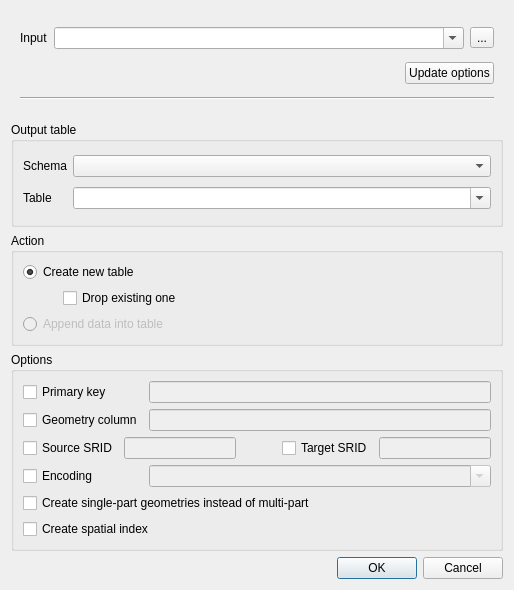
<?xml version="1.0" encoding="UTF-8"?>
<ui version="4.0">
 <class>DbManagerDlgImportVector</class>
 <widget class="QDialog" name="DbManagerDlgImportVector">
  <property name="geometry">
   <rect>
    <x>0</x>
    <y>0</y>
    <width>514</width>
    <height>590</height>
   </rect>
  </property>
  <property name="windowTitle">
   <string>Import vector layer</string>
  </property>
  <layout class="QVBoxLayout" name="verticalLayout">
   <item>
    <widget class="QWidget" name="wdgInput" native="true">
     <layout class="QGridLayout" name="gridLayout_3">
      <item row="0" column="0">
       <widget class="QLabel" name="label_5">
        <property name="sizePolicy">
         <sizepolicy hsizetype="Fixed" vsizetype="Preferred">
          <horstretch>0</horstretch>
          <verstretch>0</verstretch>
         </sizepolicy>
        </property>
        <property name="text">
         <string>Input</string>
        </property>
       </widget>
      </item>
      <item row="0" column="3">
       <widget class="QToolButton" name="btnChooseInputFile">
        <property name="text">
         <string>...</string>
        </property>
       </widget>
      </item>
      <item row="2" column="0" colspan="4">
       <widget class="Line" name="line">
        <property name="orientation">
         <enum>Qt::Horizontal</enum>
        </property>
       </widget>
      </item>
      <item row="0" column="1" colspan="2">
       <widget class="QComboBox" name="cboInputLayer">
        <property name="sizePolicy">
         <sizepolicy hsizetype="Expanding" vsizetype="Fixed">
          <horstretch>0</horstretch>
          <verstretch>0</verstretch>
         </sizepolicy>
        </property>
        <property name="editable">
         <bool>true</bool>
        </property>
        <property name="insertPolicy">
         <enum>QComboBox::NoInsert</enum>
        </property>
       </widget>
      </item>
      <item row="1" column="0" colspan="4">
       <layout class="QHBoxLayout" name="horizontalLayout_2">
        <item>
         <spacer name="horizontalSpacer">
          <property name="orientation">
           <enum>Qt::Horizontal</enum>
          </property>
          <property name="sizeHint" stdset="0">
           <size>
            <width>40</width>
            <height>20</height>
           </size>
          </property>
         </spacer>
        </item>
        <item>
         <widget class="QPushButton" name="btnUpdateInputLayer">
          <property name="text">
           <string>Update options</string>
          </property>
         </widget>
        </item>
       </layout>
      </item>
     </layout>
    </widget>
   </item>
   <item>
    <widget class="QGroupBox" name="groupBox_3">
     <property name="title">
      <string>Output table</string>
     </property>
     <layout class="QGridLayout" name="gridLayout_2">
      <item row="0" column="0">
       <widget class="QLabel" name="label_2">
        <property name="text">
         <string>Schema</string>
        </property>
       </widget>
      </item>
      <item row="0" column="1">
       <widget class="QComboBox" name="cboSchema">
        <property name="sizePolicy">
         <sizepolicy hsizetype="Expanding" vsizetype="Fixed">
          <horstretch>0</horstretch>
          <verstretch>0</verstretch>
         </sizepolicy>
        </property>
       </widget>
      </item>
      <item row="1" column="0">
       <widget class="QLabel" name="label_3">
        <property name="text">
         <string>Table</string>
        </property>
       </widget>
      </item>
      <item row="1" column="1">
       <widget class="QComboBox" name="cboTable">
        <property name="sizePolicy">
         <sizepolicy hsizetype="Expanding" vsizetype="Fixed">
          <horstretch>0</horstretch>
          <verstretch>0</verstretch>
         </sizepolicy>
        </property>
        <property name="editable">
         <bool>true</bool>
        </property>
        <property name="insertPolicy">
         <enum>QComboBox::NoInsert</enum>
        </property>
       </widget>
      </item>
     </layout>
     <zorder>cboTable</zorder>
     <zorder>label_2</zorder>
     <zorder>cboSchema</zorder>
     <zorder>label_3</zorder>
    </widget>
   </item>
   <item>
    <widget class="QGroupBox" name="groupBox">
     <property name="title">
      <string>Action</string>
     </property>
     <layout class="QVBoxLayout">
      <item>
       <widget class="QRadioButton" name="radCreate">
        <property name="text">
         <string>Create new table</string>
        </property>
        <property name="checked">
         <bool>true</bool>
        </property>
       </widget>
      </item>
      <item>
       <layout class="QHBoxLayout">
        <item>
         <spacer>
          <property name="orientation">
           <enum>Qt::Horizontal</enum>
          </property>
          <property name="sizeType">
           <enum>QSizePolicy::Fixed</enum>
          </property>
          <property name="sizeHint" stdset="0">
           <size>
            <width>40</width>
            <height>20</height>
           </size>
          </property>
         </spacer>
        </item>
        <item>
         <widget class="QCheckBox" name="chkDropTable">
          <property name="text">
           <string>Drop existing one</string>
          </property>
         </widget>
        </item>
       </layout>
      </item>
      <item>
       <widget class="QRadioButton" name="radAppend">
        <property name="enabled">
         <bool>false</bool>
        </property>
        <property name="text">
         <string>Append data into table</string>
        </property>
       </widget>
      </item>
     </layout>
    </widget>
   </item>
   <item>
    <widget class="QGroupBox" name="groupBox_2">
     <property name="title">
      <string>Options</string>
     </property>
     <layout class="QGridLayout" name="gridLayout">
      <item row="0" column="0">
       <widget class="QCheckBox" name="chkPrimaryKey">
        <property name="text">
         <string>Primary key</string>
        </property>
       </widget>
      </item>
      <item row="0" column="1">
       <widget class="QLineEdit" name="editPrimaryKey">
        <property name="enabled">
         <bool>false</bool>
        </property>
       </widget>
      </item>
      <item row="1" column="0">
       <widget class="QCheckBox" name="chkGeomColumn">
        <property name="text">
         <string>Geometry column</string>
        </property>
       </widget>
      </item>
      <item row="1" column="1">
       <widget class="QLineEdit" name="editGeomColumn">
        <property name="enabled">
         <bool>false</bool>
        </property>
       </widget>
      </item>
      <item row="2" column="0" colspan="2">
       <layout class="QHBoxLayout" name="horizontalLayout">
        <item>
         <widget class="QCheckBox" name="chkSourceSrid">
          <property name="text">
           <string>Source SRID</string>
          </property>
         </widget>
        </item>
        <item>
         <widget class="QLineEdit" name="editSourceSrid">
          <property name="enabled">
           <bool>false</bool>
          </property>
         </widget>
        </item>
        <item>
         <spacer name="spacer">
          <property name="orientation">
           <enum>Qt::Horizontal</enum>
          </property>
          <property name="sizeType">
           <enum>QSizePolicy::Fixed</enum>
          </property>
          <property name="sizeHint" stdset="0">
           <size>
            <width>40</width>
            <height>20</height>
           </size>
          </property>
         </spacer>
        </item>
        <item>
         <widget class="QCheckBox" name="chkTargetSrid">
          <property name="text">
           <string>Target SRID</string>
          </property>
         </widget>
        </item>
        <item>
         <widget class="QLineEdit" name="editTargetSrid">
          <property name="enabled">
           <bool>false</bool>
          </property>
         </widget>
        </item>
       </layout>
      </item>
      <item row="3" column="0">
       <widget class="QCheckBox" name="chkEncoding">
        <property name="text">
         <string>Encoding</string>
        </property>
       </widget>
      </item>
      <item row="3" column="1">
       <widget class="QComboBox" name="cboEncoding">
        <property name="enabled">
         <bool>false</bool>
        </property>
        <property name="editable">
         <bool>true</bool>
        </property>
       </widget>
      </item>
      <item row="4" column="0" colspan="2">
       <widget class="QCheckBox" name="chkSinglePart">
        <property name="text">
         <string>Create single-part geometries instead of multi-part</string>
        </property>
       </widget>
      </item>
      <item row="5" column="0" colspan="2">
       <widget class="QCheckBox" name="chkSpatialIndex">
        <property name="text">
         <string>Create spatial index</string>
        </property>
       </widget>
      </item>
     </layout>
    </widget>
   </item>
   <item>
    <widget class="QDialogButtonBox" name="buttonBox">
     <property name="orientation">
      <enum>Qt::Horizontal</enum>
     </property>
     <property name="standardButtons">
      <set>QDialogButtonBox::Cancel|QDialogButtonBox::Ok</set>
     </property>
    </widget>
   </item>
  </layout>
  <zorder>groupBox</zorder>
  <zorder>groupBox_2</zorder>
  <zorder>buttonBox</zorder>
  <zorder>groupBox_3</zorder>
  <zorder>wdgInput</zorder>
 </widget>
 <tabstops>
  <tabstop>radCreate</tabstop>
  <tabstop>chkDropTable</tabstop>
  <tabstop>radAppend</tabstop>
  <tabstop>chkSourceSrid</tabstop>
  <tabstop>editSourceSrid</tabstop>
  <tabstop>chkEncoding</tabstop>
  <tabstop>cboEncoding</tabstop>
  <tabstop>chkSinglePart</tabstop>
  <tabstop>chkSpatialIndex</tabstop>
  <tabstop>buttonBox</tabstop>
 </tabstops>
 <resources/>
 <connections>
  <connection>
   <sender>buttonBox</sender>
   <signal>rejected()</signal>
   <receiver>DbManagerDlgImportVector</receiver>
   <slot>reject()</slot>
   <hints>
    <hint type="sourcelabel">
     <x>325</x>
     <y>518</y>
    </hint>
    <hint type="destinationlabel">
     <x>286</x>
     <y>274</y>
    </hint>
   </hints>
  </connection>
  <connection>
   <sender>chkPrimaryKey</sender>
   <signal>toggled(bool)</signal>
   <receiver>editPrimaryKey</receiver>
   <slot>setEnabled(bool)</slot>
   <hints>
    <hint type="sourcelabel">
     <x>108</x>
     <y>347</y>
    </hint>
    <hint type="destinationlabel">
     <x>207</x>
     <y>345</y>
    </hint>
   </hints>
  </connection>
  <connection>
   <sender>chkGeomColumn</sender>
   <signal>toggled(bool)</signal>
   <receiver>editGeomColumn</receiver>
   <slot>setEnabled(bool)</slot>
   <hints>
    <hint type="sourcelabel">
     <x>120</x>
     <y>367</y>
    </hint>
    <hint type="destinationlabel">
     <x>188</x>
     <y>367</y>
    </hint>
   </hints>
  </connection>
  <connection>
   <sender>chkSourceSrid</sender>
   <signal>toggled(bool)</signal>
   <receiver>editSourceSrid</receiver>
   <slot>setEnabled(bool)</slot>
   <hints>
    <hint type="sourcelabel">
     <x>115</x>
     <y>390</y>
    </hint>
    <hint type="destinationlabel">
     <x>166</x>
     <y>394</y>
    </hint>
   </hints>
  </connection>
  <connection>
   <sender>chkTargetSrid</sender>
   <signal>toggled(bool)</signal>
   <receiver>editTargetSrid</receiver>
   <slot>setEnabled(bool)</slot>
   <hints>
    <hint type="sourcelabel">
     <x>360</x>
     <y>396</y>
    </hint>
    <hint type="destinationlabel">
     <x>435</x>
     <y>394</y>
    </hint>
   </hints>
  </connection>
  <connection>
   <sender>chkEncoding</sender>
   <signal>toggled(bool)</signal>
   <receiver>cboEncoding</receiver>
   <slot>setEnabled(bool)</slot>
   <hints>
    <hint type="sourcelabel">
     <x>98</x>
     <y>415</y>
    </hint>
    <hint type="destinationlabel">
     <x>201</x>
     <y>414</y>
    </hint>
   </hints>
  </connection>
  <connection>
   <sender>radCreate</sender>
   <signal>toggled(bool)</signal>
   <receiver>chkDropTable</receiver>
   <slot>setEnabled(bool)</slot>
   <hints>
    <hint type="sourcelabel">
     <x>131</x>
     <y>216</y>
    </hint>
    <hint type="destinationlabel">
     <x>140</x>
     <y>245</y>
    </hint>
   </hints>
  </connection>
  <connection>
   <sender>buttonBox</sender>
   <signal>accepted()</signal>
   <receiver>DbManagerDlgImportVector</receiver>
   <slot>accept()</slot>
   <hints>
    <hint type="sourcelabel">
     <x>452</x>
     <y>505</y>
    </hint>
    <hint type="destinationlabel">
     <x>508</x>
     <y>243</y>
    </hint>
   </hints>
  </connection>
 </connections>
</ui>
